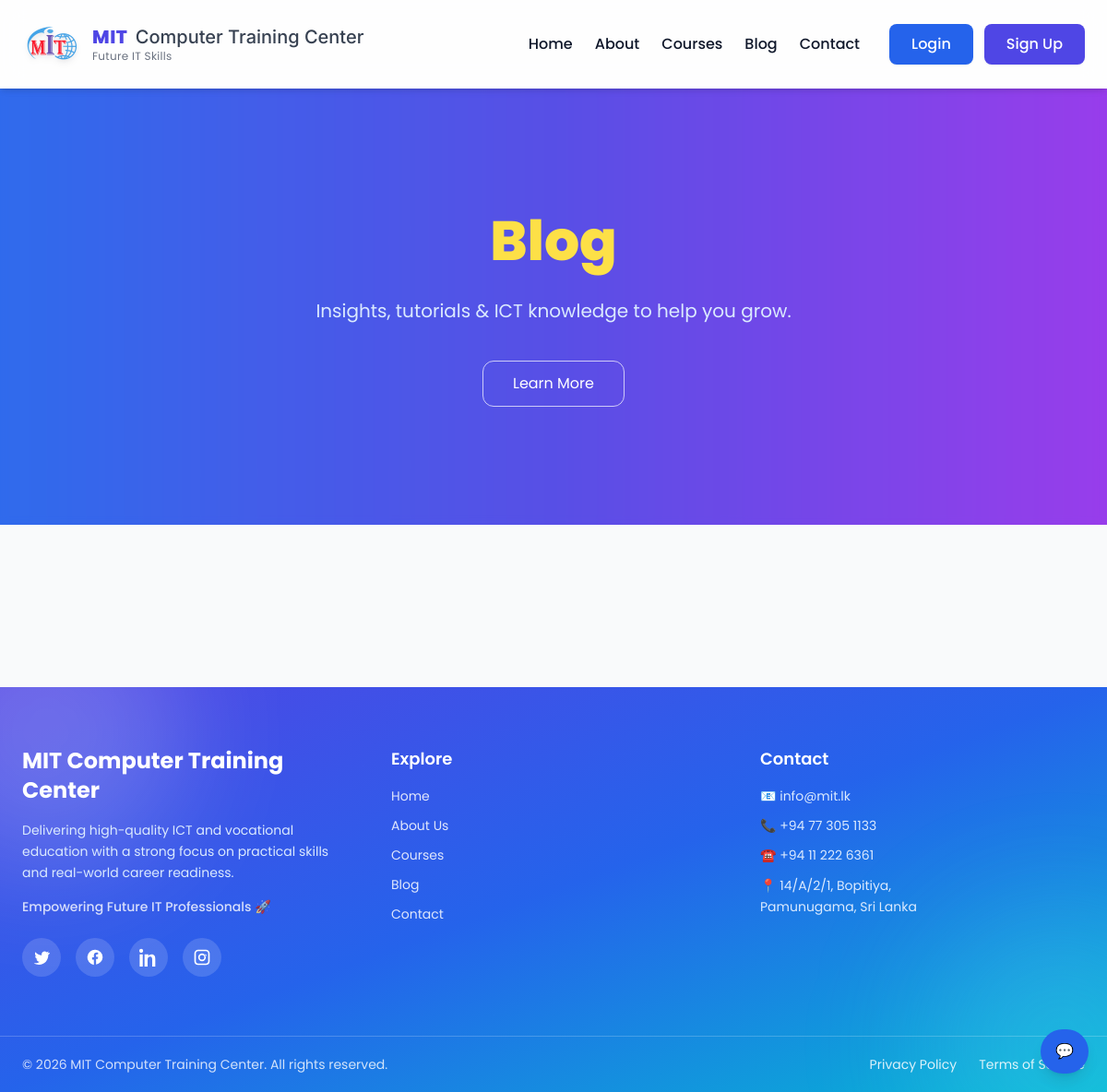
The page /blog/ on the database as committed earlier.
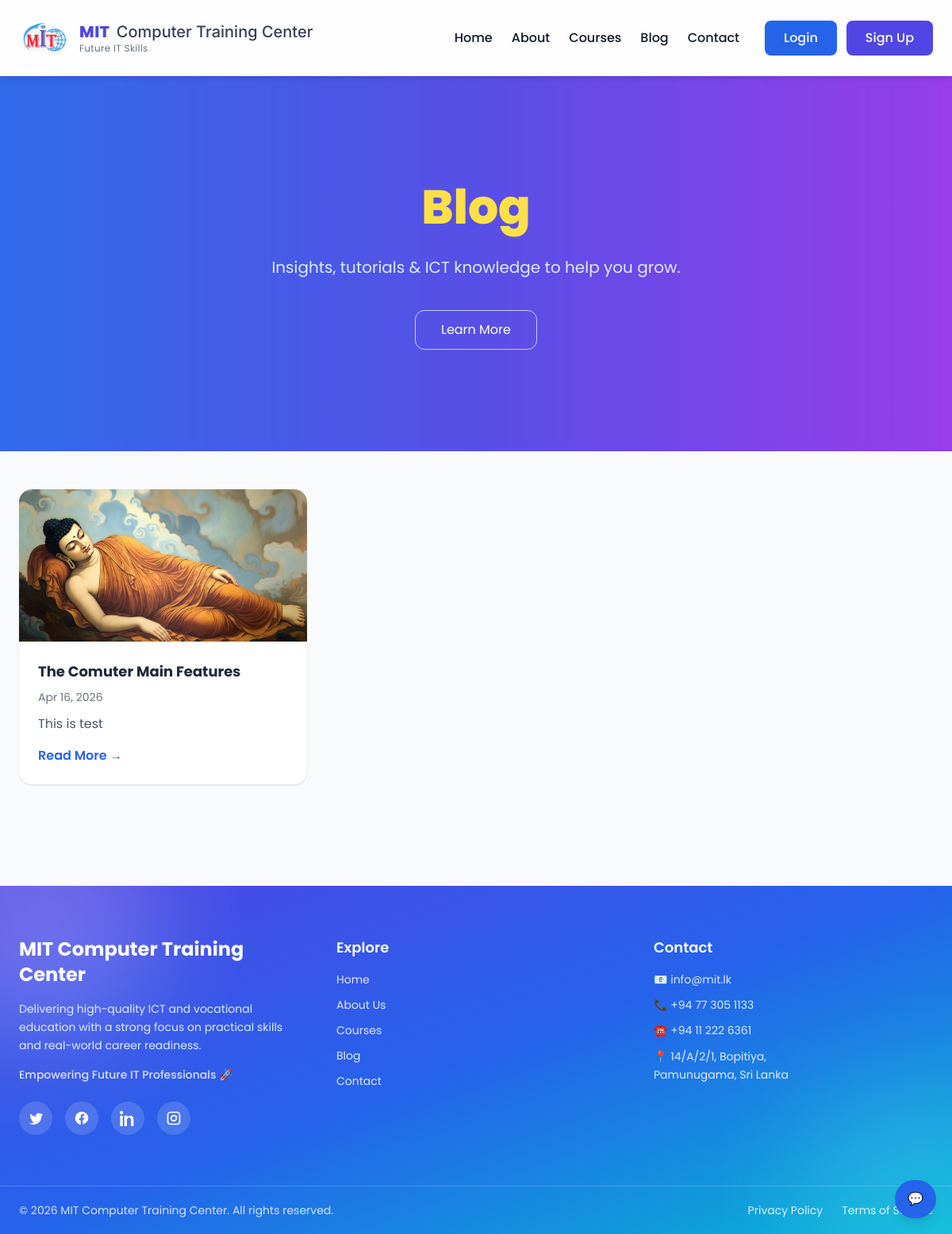
The same page on the database as committed later.
### apps/website/models.py (models this page shows)
class Post(models.Model):
    title = models.CharField(max_length=255)
    slug = models.SlugField(unique=True)
    author = models.ForeignKey(User, on_delete=models.CASCADE)
    content = models.TextField()
    cover = models.ImageField(upload_to='blog/')
    category = models.ForeignKey(Category, on_delete=models.SET_NULL, null=True)
    tags = models.ManyToManyField(Tag, blank=True)
    is_published = models.BooleanField(default=False)
    created_at = models.DateTimeField(auto_now_add=True)
    updated_at = models.DateTimeField(auto_now=True)
    views = models.PositiveIntegerField(default=0)

### apps/website/views.py (the view)
# urls.py: path('blog/', PublicBlogListView.as_view(), name='blog_list'),
class PublicBlogListView(ListView):
    model = Post
    template_name = 'website/blog.html'
    context_object_name = 'posts'
    paginate_by = 6  # optional (adds pagination)
    def get_queryset(self):
        return Post.objects.filter(is_published=True).order_by('-created_at')

### apps/core/context_processors.py (called while the page is built)
def user_roles(request):
    user = request.user
    return {
        'is_admin': user.is_authenticated and user.is_superuser,
        'is_teacher': user.is_authenticated and hasattr(user, 'teacher'),
        'is_student': user.is_authenticated and hasattr(user, 'student'),
    }

### templates/website/blog.html
{% extends 'website/base.html' %}
{% block content %}
{% include 'components/hero.html' with title_prefix="" title_highlight="Blog" description="Insights, tutorials & ICT knowledge to help you grow." %}
<section class="max-w-7xl mx-auto px-6 py-12 grid md:grid-cols-3 gap-8">
    {% for post in posts %}
    <a href="{% url 'blog_detail' post.slug %}"
       class="bg-white rounded-2xl shadow hover:shadow-xl transition overflow-hidden">
        {% if post.cover %}
        <img src="{{ post.cover.url }}" class="w-full h-48 object-cover">
        {% endif %}
        <div class="p-6">
            <h2 class="font-bold text-lg text-gray-800">{{ post.title }}</h2>
            <p class="text-sm text-gray-500 mt-2">
                {{ post.created_at|date:"M d, Y" }}
            </p>
            <p class="text-gray-600 mt-3 line-clamp-3">
                {{ post.content|truncatewords:20 }}
            </p>
            <div class="mt-4 text-blue-600 font-semibold">
                Read More →
            </div>
        </div>
    </a>
    {% endfor %}
</section>
{% endblock %}

### templates/website/base.html (shortened to what this page needs)
{% load static %}
<head>
    <link rel="stylesheet" href="{% static 'css/output.css' %}">
   <link rel="stylesheet" href="{% static 'css/base.css' %}">
<link rel="stylesheet" href="{% static 'css/animations.css' %}">
<link rel="stylesheet" href="{% static 'css/components.css' %}">
<link rel="stylesheet" href="{% static 'css/layout.css' %}">
</head>
<body class="bg-gray-50 text-gray-800 flex flex-col min-h-screen">
<header class="bg-white/80 backdrop-blur-md shadow-md sticky top-0 z-50">
    <div class="max-w-7xl mx-auto px-6 py-4 flex items-center justify-between">
    {% load static %}
<a href="{% url 'home' %}" class="flex items-center gap-3 group">
    <div class="relative flex items-center justify-center">
        <img src="{% static 'images/logo.png' %}"
             alt="MIT Computer Training Center Logo"
             class="w-16 h-16 object-contain transition duration-300 group-hover:scale-105 drop-shadow-md">
    </div>
    <div class="leading-tight">
<h1 class="text-xl leading-tight text-gray-900 transition group-hover:text-indigo-600">
    <span class="font-[Poppins] font-extrabold tracking-wide text-indigo-600">
        MIT
    </span>
    <span class="font-[Inter] font-medium ml-1 text-gray-700">
        Computer Training Center
    </span>
</h1>
        <p class="text-xs text-gray-500 tracking-wide">
            Future IT Skills
        </p>
    </div>
</a>
        <nav class="hidden md:flex items-center gap-8 font-medium">
           <div class="flex items-center gap-6">
    <a href="{% url 'home' %}" class="nav-link">Home</a>
    <a href="{% url 'about' %}" class="nav-link">About</a>
    <a href="{% url 'public_courses' %}" class="nav-link">Courses</a>
    <a href="{% url 'blog_list' %}" class="nav-link">Blog</a>
    <a href="{% url 'contact' %}" class="nav-link">Contact</a>
</div>
            {% if user.is_authenticated %}
                <a href="/app/dashboard/"
                   class="text-blue-600 font-semibold">
                    Dashboard
                </a>
                <a href="{% url 'logout' %}"
                   class="text-red-500">
                    Logout
                </a>
            {% else %}
<div class="flex items-center gap-3">
    <a href="{% url 'accounts:login' %}"
       class="px-6 py-2.5 text-white bg-blue-600 rounded-lg shadow-sm hover:bg-blue-700 transition duration-200 whitespace-nowrap">
        Login
    </a>
    <a href="{% url 'accounts:signup' %}"
       class="px-6 py-2.5 text-white bg-indigo-600 rounded-lg shadow-sm hover:bg-indigo-700 transition duration-200 whitespace-nowrap">
        Sign Up
    </a>
</div>
            {% endif %}
        </nav>
    </div>
</header>
<main class="flex-grow">
    {% block content %}{% endblock %}
</main>
<footer class="relative text-gray-300 mt-20 overflow-hidden">
    <div class="absolute inset-0 bg-gradient-to-br from-indigo-600 via-blue-600 to-cyan-500"></div>
    <div class="absolute top-[-100px] left-[-100px] w-[300px] h-[300px] bg-white/20 blur-3xl rounded-full"></div>
    <div class="absolute bottom-[-100px] right-[-100px] w-[300px] h-[300px] bg-cyan-300/20 blur-3xl rounded-full"></div>
    <div class="relative max-w-7xl mx-auto px-6 py-16 grid md:grid-cols-3 gap-12">
        <div>
            <h3 class="text-white text-2xl font-bold mb-4">
                MIT Computer Training Center
            </h3>
            <p class="text-sm text-blue-100 leading-relaxed">
                Delivering high-quality ICT and vocational education with a strong focus on
                practical skills and real-world career readiness.
            </p>
            <p class="mt-4 text-sm text-white/80 font-medium">
                Empowering Future IT Professionals 🚀
            </p>
<div class="flex items-center gap-4 mt-6">
    <a href="#" class="social-circle">
    </a>
    <a href="#" class="social-circle">
        <svg viewBox="0 0 24 24" class="w-5 h-5 fill-current">
            <path d="M22 12a10 10 0 10-11.5 9.9v-7h-2.3v-2.9h2.3V9.4c0-2.3 1.4-3.6 3.5-3.6 1 0 2 .2 2 .2v2.2h-1.1c-1.1 0-1.5.7-1.5 1.4v1.7h2.6l-.4 2.9h-2.2v7A10 10 0 0022 12z"/>
        </svg>
    </a>
    <a href="#" class="social-circle">
        <svg viewBox="0 0 24 24" class="w-5 h-5 fill-current">
            <path d="M4.98 3.5C4.98 4.88 3.87 6 2.5 6S0 4.88 0 3.5 1.11 1 2.5 1 4.98 2.12 4.98 3.5zM.5 8h4V24h-4V8zm7.5 0h3.8v2.2h.1c.5-1 1.9-2.2 3.9-2.2 4.2 0 5 2.8 5 6.4V24h-4v-8.3c0-2-.1-4.6-2.8-4.6-2.8 0-3.2 2.2-3.2 4.5V24h-4V8z"/>
        </svg>
    </a>
    <a href="#" class="social-circle">
    </a>
</div>
        </div>
        <div>
            <h3 class="text-white text-lg font-semibold mb-4">
                Explore
            </h3>
           <ul class="space-y-3 text-sm text-white/80">
                <li><a href="{% url 'home' %}" class="footer-link">Home</a></li>
                <li><a href="{% url 'about' %}" class="footer-link">About Us</a></li>
                <li><a href="{% url 'public_courses' %}" class="footer-link">Courses</a></li>
                <li><a href="{% url 'blog_list' %}" class="footer-link">Blog</a></li>
                <li><a href="{% url 'contact' %}" class="footer-link">Contact</a></li>
            </ul>
        </div>
        <div>
            <h3 class="text-white text-lg font-semibold mb-4">
                Contact
            </h3>
            <div class="space-y-3 text-sm text-blue-100">
                <p>📧 info@mit.lk</p>
                <p>📞 +94 77 305 1133</p>
                <p>☎️ +94 11 222 6361</p>
                <p class="leading-relaxed">
                    📍 14/A/2/1, Bopitiya,<br>
                    Pamunugama, Sri Lanka
                </p>
            </div>
        </div>
    </div>
    <div class="relative border-t border-white/20">
        <div class="max-w-7xl mx-auto px-6 py-5 flex flex-col md:flex-row items-center justify-between text-sm text-white/80">
            <p>
                © {% now "Y" %} MIT Computer Training Center. All rights reserved.
            </p>
            <div class="flex gap-6 mt-3 md:mt-0">
                <a href="#" class="footer-link">Privacy Policy</a>
                <a href="#" class="footer-link">Terms of Service</a>
            </div>
        </div>
    </div>
</footer>
<button onclick="toggleChat()"
    class="fixed bottom-5 right-5 bg-blue-600 text-white px-4 py-3 rounded-full shadow-lg">
    💬
</button>
{% load static %}
</body>
</html>

### templates/components/hero.html (shortened to what this page needs)
<section class="relative text-white py-32 text-center overflow-hidden">
    <div class="absolute inset-0 bg-gradient-to-r from-blue-600 via-indigo-600 to-purple-600"></div>
    <div class="absolute inset-0 bg-white/5 backdrop-blur-sm"></div>
    <div class="relative max-w-4xl mx-auto px-6">
        <h1 class="font-extrabold leading-tight text-center">
            <span class="block text-[clamp(2.5rem,5vw,4rem)]">
                <span class="text-yellow-300">
                    {{ title_highlight }}
                </span>
            </span>
        </h1>
        <p class="mt-6 text-lg md:text-xl text-blue-100 max-w-2xl mx-auto leading-relaxed">
            {{ description }}
        </p>
        <div class="mt-10 flex justify-center gap-4 flex-wrap">
            <a href="#about"
               class="px-8 py-3 border border-white/70 rounded-xl text-white hover:bg-white hover:text-blue-700 transition">
                Learn More
            </a>
        </div>
    </div>
</section>

### static/css/base.css (style rules this page uses)
body { font-family: 'Poppins', sans-serif; color: var(--text-dark); background: var(--bg-soft); }
section { position: relative; overflow: hidden; }

### static/css/components.css (style rules this page uses)
.nav-link { position: relative; font-weight: 500; color: var(--text-dark); transition: all 0.3s cubic-bezier(0.4, 0, 0.2, 1); }
.nav-link::after { content: ""; position: absolute; left: 0; bottom: -4px; width: 0%; height: 2px; background: linear-gradient(to right, var(--primary), var(--secondary)); border-radius: 2px; transition: width 0.3s ease; }
.footer-link { position: relative; color: rgba(255,255,255,0.85); transition: all 0.3s ease; }
.social-circle { width: 42px; height: 42px; display: flex; align-items: center; justify-content: center; border-radius: 50%; background: rgba(255, 255, 255, 0.15); color: white; font-size: 16px; transition: all 0.3s ease; }

Rows that differ between the two databases and show on the page:
added Post: cover (picture), title "The Comuter Main Features", created_at "Apr 16, 2026", content "This is test"
